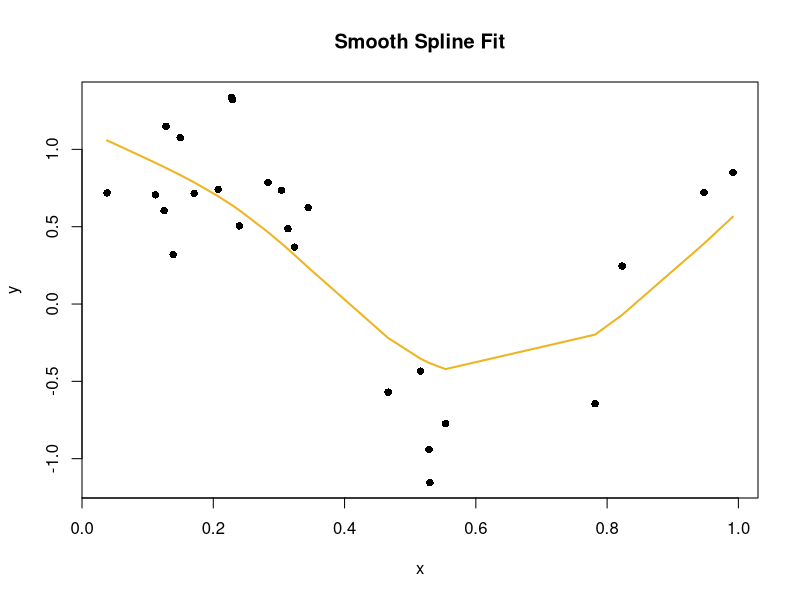

Recreate this plot in R.
data = read.csv("piecewise-data.csv")
head(data)

x = data$X
y = data$Y
odr = order(x)
x = x[odr]
y = y[odr]

#Part a

lambda = 0.01
#knots = unique(x)
knots = x
# Generate basis expansion
M = 1
K = length(knots)
n = length(y)

basis <- function(knots,x){
  # Create basis expansion
  lx = length(x)
  H = matrix(0, nrow = lx, ncol = lx)
  H[,1] = 1
  H[,2] = x
  
  dKMinus1 <- (pmax(0, x - knots[n-1])^3 - pmax(0, x - knots[n])^3) / (knots[n] - knots[n-1])
  dk <- outer(x, knots[1:(K-2)], function(x_val, knot) {
    (pmax(0, x_val - knot)^3 - pmax(0, x_val - knots[n])^3) / (knots[n] - knot)
  })
  H[, 3:K] <- dk - dKMinus1
  return(H)
}

# Construct the penalty matrix Omega, note that Omega is symmetric
OmegaX <- function(knots){
  l = length(knots)
  Omega = matrix(NA, nrow = l, ncol = l)
  
  Omega[1:2,] = 0
  Omega[,1:2] = 0
  for (i in 3:K) {
    for (j in 3:K) {
      if (j == i) {
        Omega[i, j] <- 12 * (knots[K-1] - knots[i-2])^2 / (knots[K] - knots[i-2])
      } else {
        Omega[i, j] <- 6 * (knots[K-1] - knots[i-2]) *
          (((3 * knots[j-2] - knots[K-1]) * knots[i-2]) - (knots[i-2]^2) +
             2 * knots[K] * (knots[K-1] - knots[j-2]) - knots[j-2] * knots[K-1]) /
          ((knots[K] - knots[j-2]) * (knots[K] - knots[i-2]))
        Omega[j, i] <- Omega[i, j]
      }
    }
  }
  return(Omega)
}

H = basis(knots,x)
Omega = OmegaX(knots)





B = solve(t(H)%*%H + lambda*Omega)%*%t(H)%*%y
yhat = H%*%B

# Part b
plot(x, y, main="Smooth Spline Fit", pch=16)
lines(x, yhat, col="goldenrod2",   lwd=2, lty=1)

# Part c
DF <- H %*% solve(t(H)%*%H + lambda*Omega) %*% t(H)
sum(diag(DF)) # degrees of freedom


